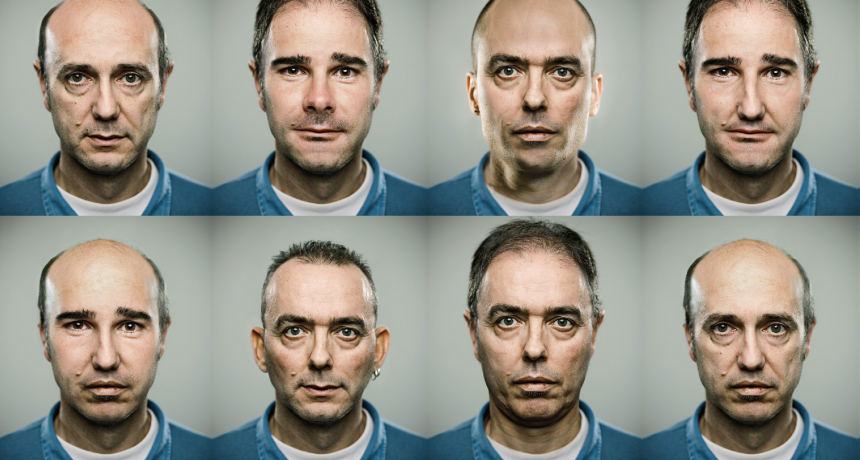
#> input picture face.jpg, 860 x 460 px
$ python snipFaces.py
#> lines starting #> are read from the running program, lines starting #| are printed output that depends on the picture; after the words box and inside, x2 and y2 are one past the last pixel; in counts of white or black regions, pixels touching at a corner belong together
import numpy as np
import cv2 as cv
import pytesseract
face_cascade = cv.CascadeClassifier('Z:\Dev\Anaconda\pkgs\libopencv-3.4.1-h875b8b8_3\Library\etc\haarcascades\haarcascade_frontalface_default.xml')
#eye_cascade = cv.CascadeClassifier('Z:\Dev\Anaconda\pkgs\libopencv-3.4.1-h875b8b8_3\Library\etc\haarcascades\haarcascade_eye.xml')
img = cv.imread('face.jpg')
#> img is the input picture: shape (460, 860, 3); mean B, G, R 136.7, 146.8, 149.8
gray = cv.cvtColor(img, cv.COLOR_BGR2GRAY)
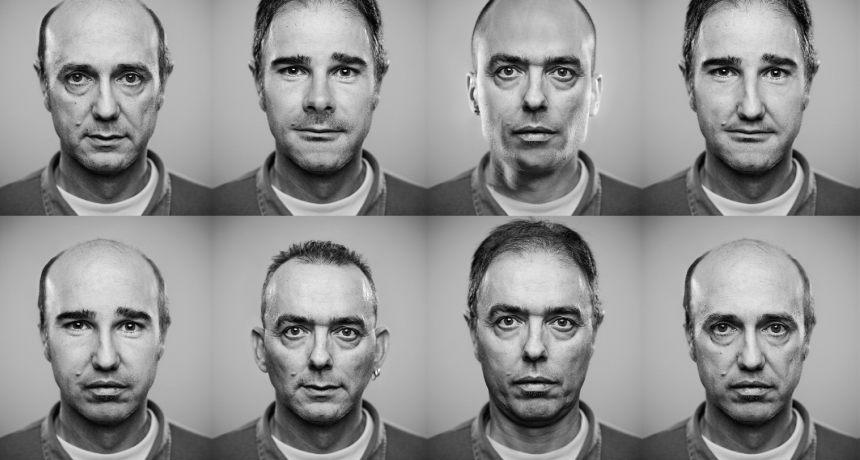
#> gray: shape (460, 860); min 3, max 251, mean 146.5
counter=1
faces = face_cascade.detectMultiScale(gray, 1.3, 5)
#> faces = [[244, 12, 149, 149], [675, 12, 148, 148], [26, 17, 159, 159], [454, 256, 161, 161], [24, 257, 162, 162], [673, 268, 153, 153], [250, 275, 143, 143], [459, 12, 155, 155]]

for (x,y,w,h) in faces:
     temp = img[y:y+h, x:x+w]
     cv.imwrite("faces/face"+str(counter)+".jpg",temp)
     cv.rectangle(img,(x,y),(x+w,y+h),(255,0,0),2)
     counter+=1
     roi_gray = gray[y:y+h, x:x+w]
     roi_color = img[y:y+h, x:x+w]
#> this loop made 8 passes
#> pass 1, `temp = img[y:y+h, x:x+w]`:
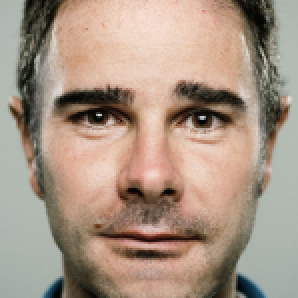
#> temp: shape (149, 149, 3) (shown 2 times larger); mean B, G, R 132.2, 148.4, 168.2
#> pass 1, `roi_gray = gray[y:y+h, x:x+w]`:
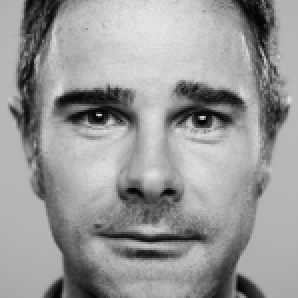
#> roi_gray: shape (149, 149) (shown 2 times larger); min 4, max 230, mean 152.5
#> pass 1, `roi_color = img[y:y+h, x:x+w]`:
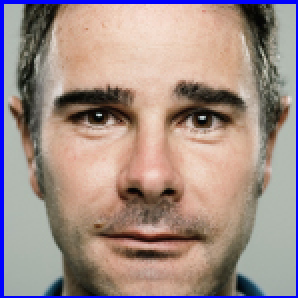
#> roi_color: shape (149, 149, 3) (shown 2 times larger); mean B, G, R 136.5, 142.2, 161.8
#> pass 2, `temp = img[y:y+h, x:x+w]`:
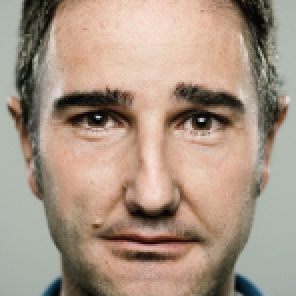
#> temp: shape (148, 148, 3) (shown 2 times larger); mean B, G, R 132.7, 149.3, 168.9
#> after the loop:
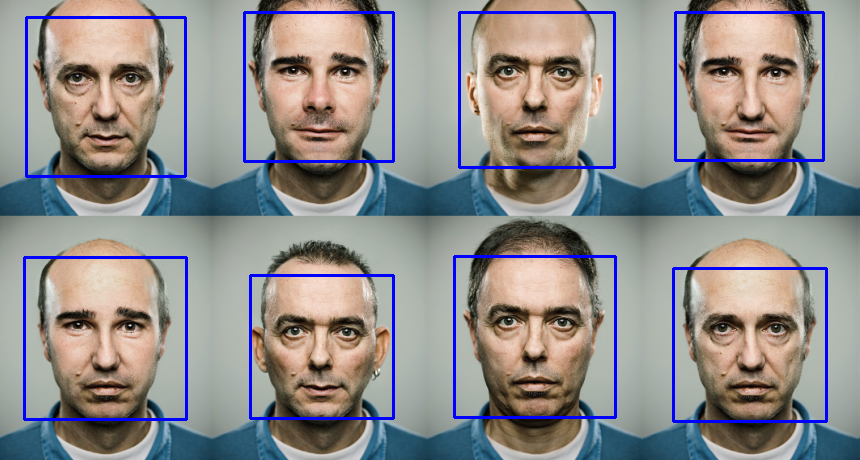
#> img: shape (460, 860, 3); 3.72% of pixels changed, all inside (x1, y1, x2, y2) = (23, 11, 828, 423)
#> after the loop, counter = 9
    #eyes = eye_cascade.detectMultiScale(roi_gray)
    #for (ex,ey,ew,eh) in eyes:
     #   cv.rectangle(roi_color,(ex,ey),(ex+ew,ey+eh),(0,255,0),2)
cv.imshow('img',img)
cv.waitKey(0)
cv.destroyAllWindows()
